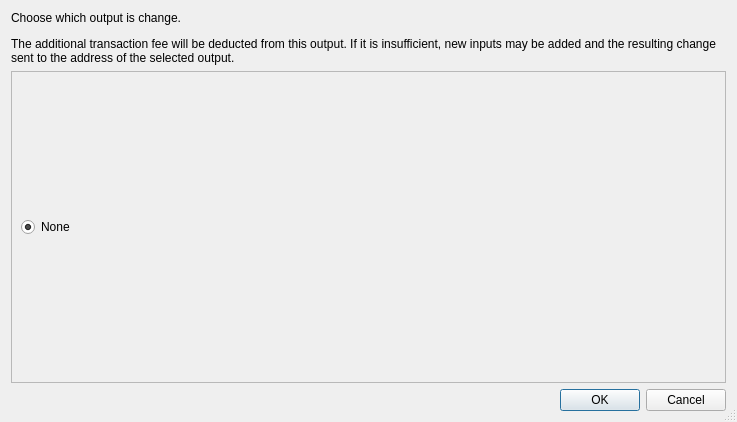
<?xml version="1.0" encoding="UTF-8"?>
<ui version="4.0">
 <class>BumpfeeChooseChangeDialog</class>
 <widget class="QDialog" name="BumpfeeChooseChangeDialog">
  <property name="geometry">
   <rect>
    <x>0</x>
    <y>0</y>
    <width>737</width>
    <height>422</height>
   </rect>
  </property>
  <property name="windowTitle">
   <string>Choose Change Output</string>
  </property>
  <property name="sizeGripEnabled">
   <bool>true</bool>
  </property>
  <layout class="QVBoxLayout" name="verticalLayout_2">
   <item>
    <widget class="QLabel" name="label">
     <property name="text">
      <string>&lt;html&gt;&lt;head/&gt;&lt;body&gt;&lt;p&gt;Choose which output is change.&lt;/p&gt;&lt;p&gt;The additional transaction fee will be deducted from this output. If it is insufficient, new inputs may be added and the resulting change sent to the address of the selected output.&lt;/p&gt;&lt;/body&gt;&lt;/html&gt;</string>
     </property>
     <property name="textFormat">
      <enum>Qt::RichText</enum>
     </property>
     <property name="wordWrap">
      <bool>true</bool>
     </property>
    </widget>
   </item>
   <item>
    <widget class="QScrollArea" name="scrollArea">
     <property name="widgetResizable">
      <bool>true</bool>
     </property>
     <widget class="QWidget" name="scrollAreaWidgetContents">
      <property name="geometry">
       <rect>
        <x>0</x>
        <y>0</y>
        <width>711</width>
        <height>288</height>
       </rect>
      </property>
      <layout class="QVBoxLayout" name="verticalLayout">
       <item>
        <widget class="QRadioButton" name="none_radioButton">
         <property name="text">
          <string>None</string>
         </property>
         <property name="checked">
          <bool>true</bool>
         </property>
        </widget>
       </item>
      </layout>
     </widget>
    </widget>
   </item>
   <item>
    <widget class="QDialogButtonBox" name="buttonBox">
     <property name="orientation">
      <enum>Qt::Horizontal</enum>
     </property>
     <property name="standardButtons">
      <set>QDialogButtonBox::Cancel|QDialogButtonBox::Ok</set>
     </property>
    </widget>
   </item>
  </layout>
 </widget>
 <resources/>
 <connections>
  <connection>
   <sender>buttonBox</sender>
   <signal>accepted()</signal>
   <receiver>BumpfeeChooseChangeDialog</receiver>
   <slot>accept()</slot>
   <hints>
    <hint type="sourcelabel">
     <x>210</x>
     <y>395</y>
    </hint>
    <hint type="destinationlabel">
     <x>200</x>
     <y>210</y>
    </hint>
   </hints>
  </connection>
  <connection>
   <sender>buttonBox</sender>
   <signal>rejected()</signal>
   <receiver>BumpfeeChooseChangeDialog</receiver>
   <slot>reject()</slot>
   <hints>
    <hint type="sourcelabel">
     <x>210</x>
     <y>395</y>
    </hint>
    <hint type="destinationlabel">
     <x>200</x>
     <y>210</y>
    </hint>
   </hints>
  </connection>
 </connections>
</ui>
